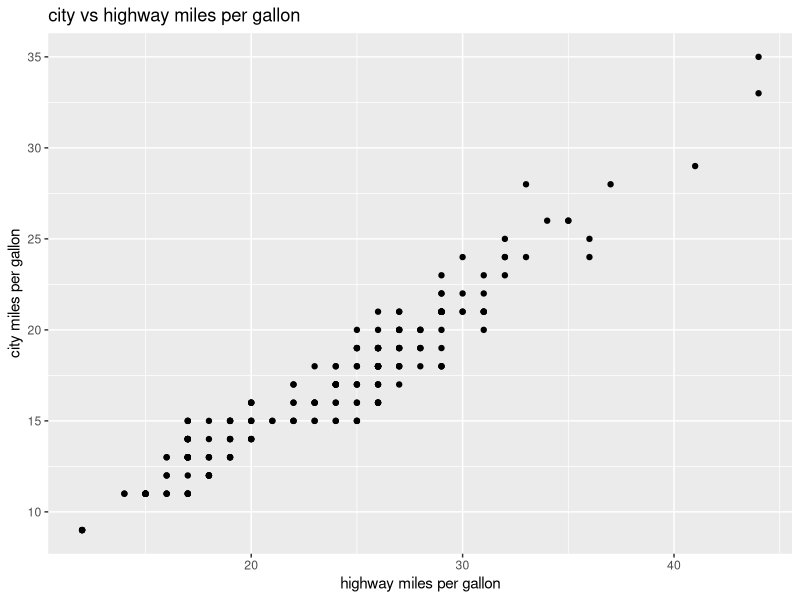
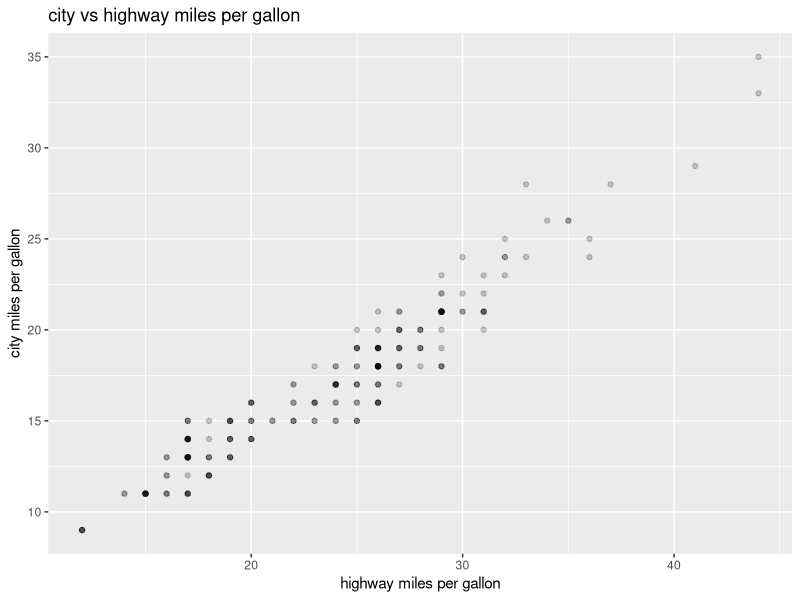
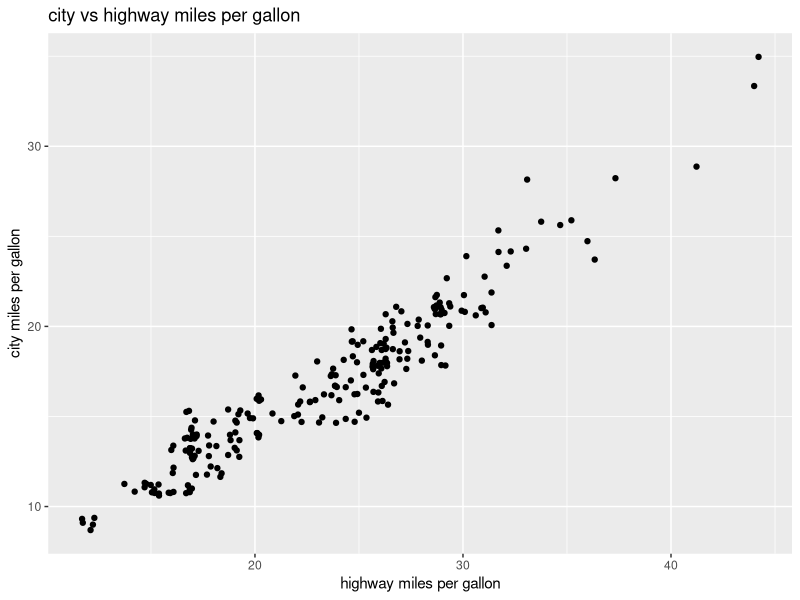
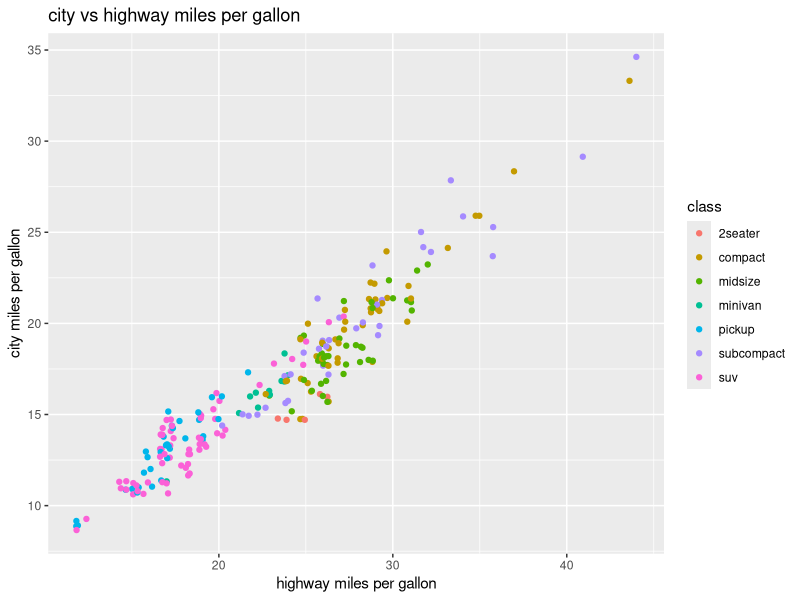
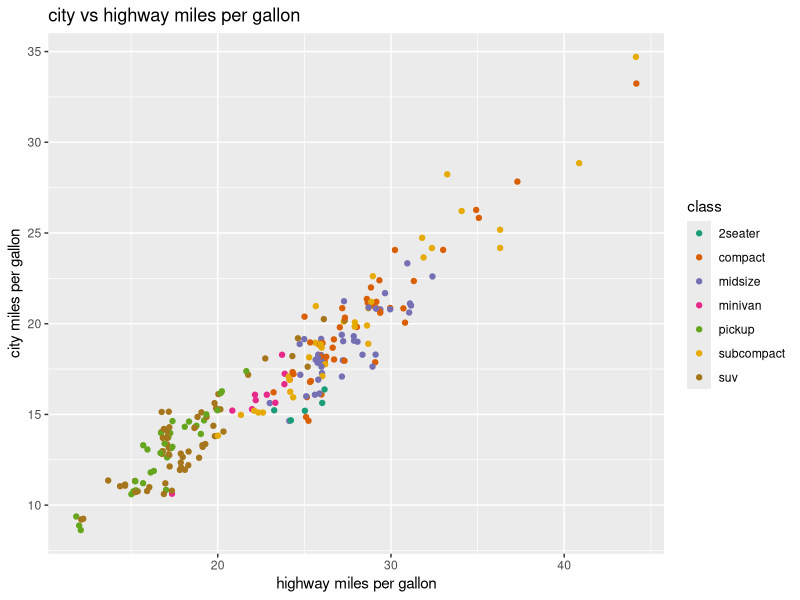
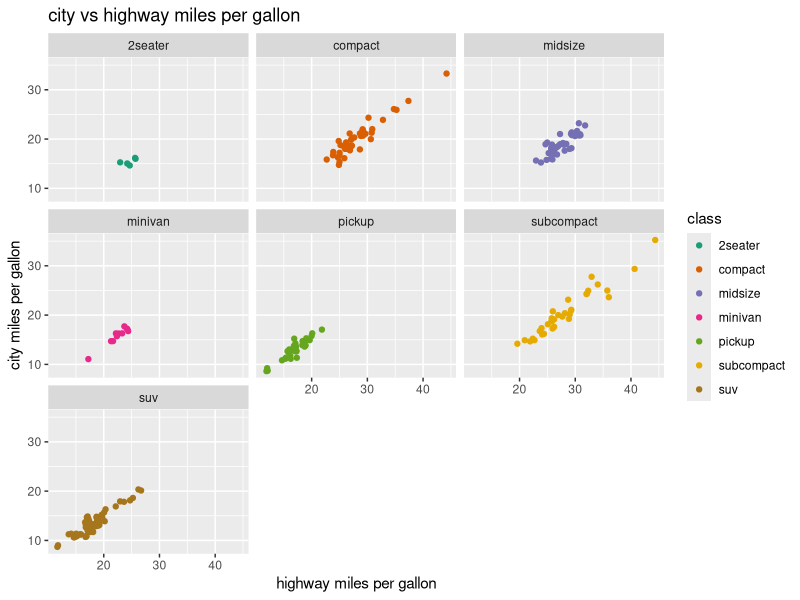

R code for these plots, in order:
#Nombres de los integrantes del grupo: Lorena Luraghi, Lucia Quintero, Carolina Rodriguez

# Ejercicio 1
library(ggplot2)
data(mpg)
?mpg
ggplot(data=mpg, aes(x=hwy,y=cty))+geom_point()+labs(x="highway miles per gallon", y="city miles per gallon", title="city vs highway miles per gallon")


#Ejercicio 2
#2.1
ggplot(data=mpg, aes(x=hwy,y=cty))+geom_point(alpha=1/5)+labs(x="highway miles per gallon", y="city miles per gallon", title="city vs highway miles per gallon")

#2.2
ggplot(data=mpg, aes(x=hwy,y=cty))+geom_jitter()+labs(x="highway miles per gallon", y="city miles per gallon", title="city vs highway miles per gallon")

#2.3 "alpha" y "jitter" son tècnicas para visualizar el problema de sobreploteo.La primer tecnica utiliza intensidades de colores para representar aquellos puntos donde hay mas o menos observaciones, por el otro lado "geom_jitter" añade un pequeño ruido a las observaciones para visualizarlas por separado (de forma que no queden superpuestas). Encontramos que la opcion mas apropiada es "alpha" porque es visualmente mas elegante y no distorciona los datos. En el caso de tener mucha densidad de datos "Geom_jitter" puede provocar una nube de puntos indistinguibles.  

#Ejercicio 3
#3.1
ggplot(data=mpg, aes(x=hwy,y=cty, colour=class))+geom_jitter()+labs(x="highway miles per gallon", y="city miles per gallon", title="city vs highway miles per gallon")

#☺3.2
ggplot(data=mpg, aes(x=hwy,y=cty, colour=class))+geom_jitter()+labs(x="highway miles per gallon", y="city miles per gallon", title="city vs highway miles per gallon")+scale_color_brewer(palette="Dark2")

#3.3
ggplot(data=mpg, aes(x=hwy,y=cty, colour=class))+geom_jitter()+labs(x="highway miles per gallon", y="city miles per gallon", title="city vs highway miles per gallon")+scale_color_brewer(palette="Dark2")+facet_wrap(~class)

